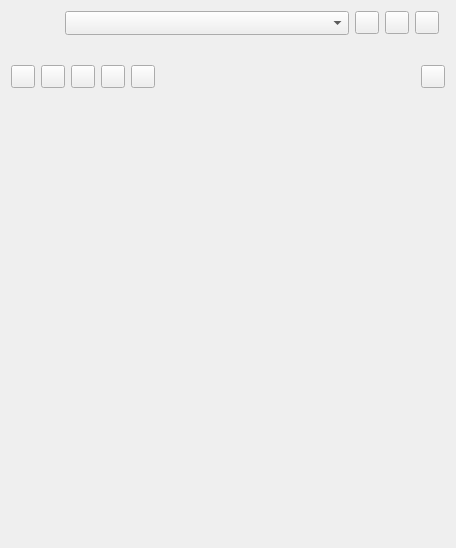
<?xml version="1.0" encoding="UTF-8"?>
<ui version="4.0">
 <class>MicroPythonWidget</class>
 <widget class="QWidget" name="MicroPythonWidget">
  <property name="geometry">
   <rect>
    <x>0</x>
    <y>0</y>
    <width>456</width>
    <height>548</height>
   </rect>
  </property>
  <property name="sizePolicy">
   <sizepolicy hsizetype="Expanding" vsizetype="Expanding">
    <horstretch>0</horstretch>
    <verstretch>0</verstretch>
   </sizepolicy>
  </property>
  <layout class="QVBoxLayout" name="verticalLayout">
   <item>
    <layout class="QHBoxLayout" name="horizontalLayout">
     <item>
      <widget class="QLabel" name="deviceIconLabel">
       <property name="sizePolicy">
        <sizepolicy hsizetype="Fixed" vsizetype="Fixed">
         <horstretch>0</horstretch>
         <verstretch>0</verstretch>
        </sizepolicy>
       </property>
       <property name="minimumSize">
        <size>
         <width>48</width>
         <height>48</height>
        </size>
       </property>
       <property name="alignment">
        <set>Qt::AlignmentFlag::AlignLeading|Qt::AlignmentFlag::AlignLeft|Qt::AlignmentFlag::AlignTop</set>
       </property>
      </widget>
     </item>
     <item>
      <layout class="QGridLayout" name="gridLayout">
       <item row="0" column="1">
        <widget class="QToolButton" name="repopulateButton">
         <property name="toolTip">
          <string>Press to detect connected devices and repopulate the device selector.</string>
         </property>
        </widget>
       </item>
       <item row="0" column="3">
        <widget class="EricToolButton" name="menuButton"/>
       </item>
       <item row="0" column="0">
        <widget class="QComboBox" name="deviceTypeComboBox">
         <property name="sizePolicy">
          <sizepolicy hsizetype="Expanding" vsizetype="Fixed">
           <horstretch>0</horstretch>
           <verstretch>0</verstretch>
          </sizepolicy>
         </property>
         <property name="sizeAdjustPolicy">
          <enum>QComboBox::SizeAdjustPolicy::AdjustToMinimumContentsLengthWithIcon</enum>
         </property>
        </widget>
       </item>
       <item row="1" column="0" colspan="5">
        <widget class="QLabel" name="deviceInfoLabel">
         <property name="sizePolicy">
          <sizepolicy hsizetype="Expanding" vsizetype="Preferred">
           <horstretch>0</horstretch>
           <verstretch>0</verstretch>
          </sizepolicy>
         </property>
         <property name="wordWrap">
          <bool>true</bool>
         </property>
        </widget>
       </item>
       <item row="0" column="4">
        <widget class="EricLed" name="deviceConnectedLed" native="true"/>
       </item>
       <item row="0" column="2">
        <widget class="QToolButton" name="webreplConfigButton">
         <property name="toolTip">
          <string>Press to edit the list of configured WebREPL connections.</string>
         </property>
        </widget>
       </item>
      </layout>
     </item>
    </layout>
   </item>
   <item>
    <layout class="QHBoxLayout" name="horizontalLayout_2">
     <item>
      <widget class="QToolButton" name="runButton">
       <property name="toolTip">
        <string>Press to run the current script on the selected device</string>
       </property>
      </widget>
     </item>
     <item>
      <widget class="QToolButton" name="stopButton">
       <property name="toolTip">
        <string>Press to stop the running script.</string>
       </property>
      </widget>
     </item>
     <item>
      <widget class="QToolButton" name="replButton">
       <property name="toolTip">
        <string>Press to open a terminal (REPL) on the selected device</string>
       </property>
       <property name="checkable">
        <bool>true</bool>
       </property>
      </widget>
     </item>
     <item>
      <widget class="QToolButton" name="filesButton">
       <property name="toolTip">
        <string>Press to open a file manager on the selected device</string>
       </property>
       <property name="checkable">
        <bool>true</bool>
       </property>
      </widget>
     </item>
     <item>
      <widget class="QToolButton" name="chartButton">
       <property name="toolTip">
        <string>Press to open a chart window to display data receive from the selected device</string>
       </property>
       <property name="checkable">
        <bool>true</bool>
       </property>
      </widget>
     </item>
     <item>
      <spacer name="horizontalSpacer">
       <property name="orientation">
        <enum>Qt::Orientation::Horizontal</enum>
       </property>
       <property name="sizeHint" stdset="0">
        <size>
         <width>40</width>
         <height>20</height>
        </size>
       </property>
      </spacer>
     </item>
     <item>
      <widget class="QToolButton" name="connectButton">
       <property name="toolTip">
        <string>Press to connect the selected device</string>
       </property>
      </widget>
     </item>
    </layout>
   </item>
   <item>
    <widget class="MicroPythonReplWidget" name="replWidget" native="true">
     <property name="sizePolicy">
      <sizepolicy hsizetype="Expanding" vsizetype="Expanding">
       <horstretch>0</horstretch>
       <verstretch>0</verstretch>
      </sizepolicy>
     </property>
     <property name="focusPolicy">
      <enum>Qt::FocusPolicy::StrongFocus</enum>
     </property>
    </widget>
   </item>
  </layout>
 </widget>
 <customwidgets>
  <customwidget>
   <class>EricToolButton</class>
   <extends>QToolButton</extends>
   <header>eric7/EricWidgets/EricToolButton.h</header>
  </customwidget>
  <customwidget>
   <class>EricLed</class>
   <extends>QWidget</extends>
   <header>eric7/EricWidgets/EricLed.h</header>
   <container>1</container>
  </customwidget>
  <customwidget>
   <class>MicroPythonReplWidget</class>
   <extends>QWidget</extends>
   <header>eric7/MicroPython/MicroPythonReplWidget.h</header>
   <container>1</container>
  </customwidget>
 </customwidgets>
 <tabstops>
  <tabstop>deviceTypeComboBox</tabstop>
  <tabstop>repopulateButton</tabstop>
  <tabstop>webreplConfigButton</tabstop>
  <tabstop>menuButton</tabstop>
  <tabstop>runButton</tabstop>
  <tabstop>stopButton</tabstop>
  <tabstop>replButton</tabstop>
  <tabstop>filesButton</tabstop>
  <tabstop>chartButton</tabstop>
  <tabstop>connectButton</tabstop>
  <tabstop>replWidget</tabstop>
 </tabstops>
 <resources/>
 <connections/>
</ui>
